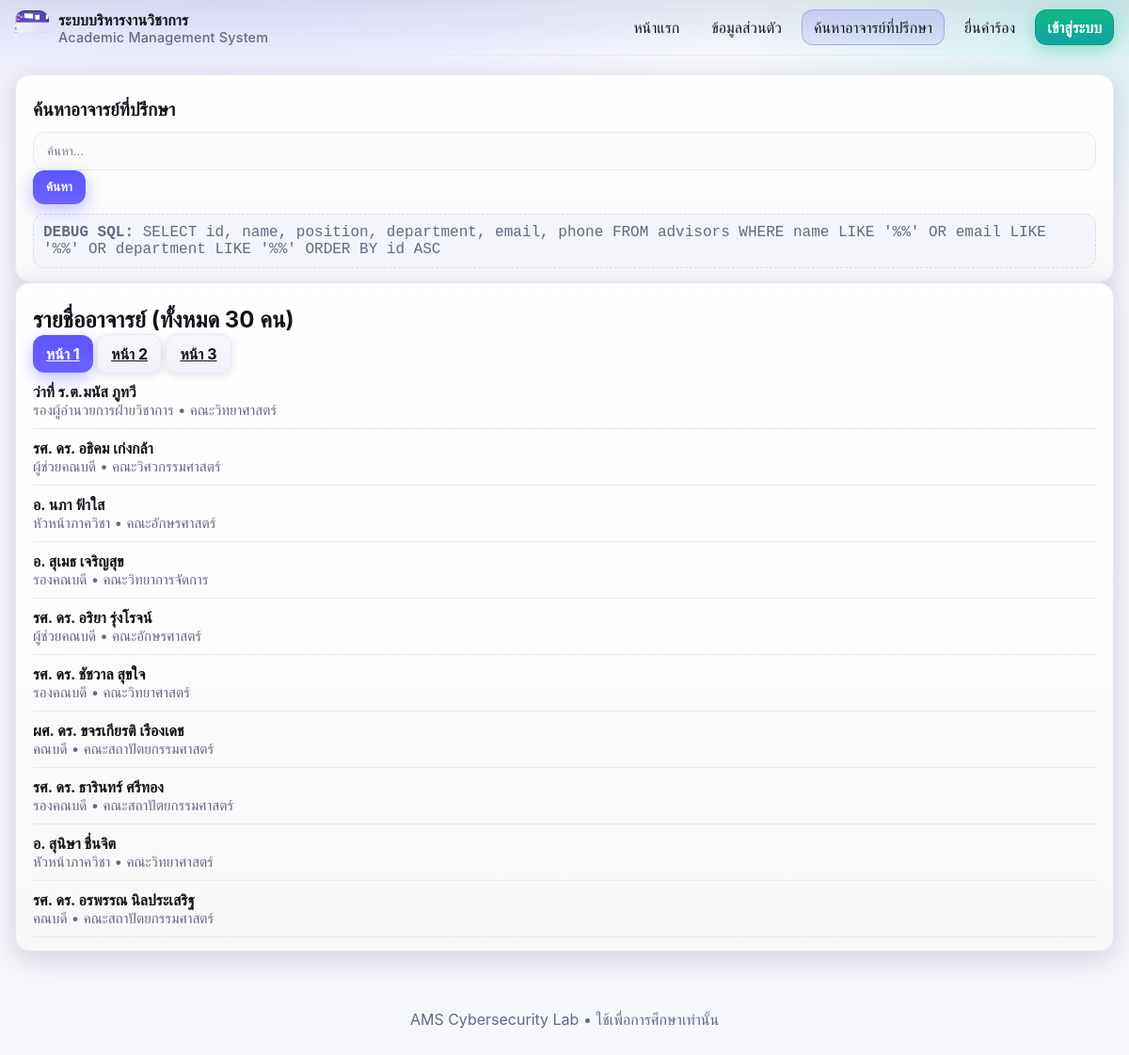
The page /advisors.php on the database its author committed.
### tables this page shows
CREATE TABLE IF NOT EXISTS advisors (id INT AUTO_INCREMENT PRIMARY KEY, name VARCHAR(120), position VARCHAR(120), department VARCHAR(120), email VARCHAR(120), phone VARCHAR(50));

### src/advisors.php (the view, shortened to what this page needs)
<?php
require 'db.php';
include '_header.php';
$q = $_GET['q'] ?? '';
$sql = "SELECT id, name, position, department, email, phone
        FROM advisors
        WHERE name LIKE '%$q%' OR email LIKE '%$q%' OR department LIKE '%$q%'
        ORDER BY id ASC";
$res = $conn->query($sql);
$rows = [];
while ($res && $row = $res->fetch_assoc()) { $rows[] = $row; }
$perPage = 10;
$total = count($rows);
$pages = max(1, (int)ceil($total / $perPage));
$page = isset($_GET['page']) ? max(1, min($pages, (int)$_GET['page'])) : 1;
$start = ($page - 1) * $perPage;
$current = array_slice($rows, $start, $perPage);
function h($s){ return htmlspecialchars((string)$s, ENT_QUOTES, 'UTF-8'); }
function page_link($n){
  $q = $_GET['q'] ?? '';
  $params = ['page'=>$n];
  return 'advisors.php?' . http_build_query($params);
}
?>
<div class="card">
  <h1>ค้นหาอาจารย์ที่ปรึกษา</h1>
  <form method="get" class="row">
    <input name="q" placeholder="ค้นหา..." value="<?=h($q)?>">
    <button class="btn">ค้นหา</button>
  </form>
  <div class="debug"><b>DEBUG SQL:</b> <?=h($sql)?></div>
</div>
<?php if ($total === 0): ?>
  <div class="card"><p>ไม่พบอาจารย์ที่ปรึกษา</p></div>
<?php else: ?>
  <div class="card">
    <h2>รายชื่ออาจารย์ (ทั้งหมด <?=h($total)?> คน)</h2>
    <div class="row" role="tablist" style="flex-wrap:wrap; gap:8px; margin-bottom:10px">
      <?php for($i=1;$i<=$pages;$i++): ?>
        <a href="<?=h(page_link($i))?>"
           class="btn <?= $i===$page ? '' : 'btn-secondary' ?>"
           role="tab"
           aria-selected="<?= $i===$page ? 'true':'false' ?>"
        >หน้า <?=h($i)?></a>
      <?php endfor; ?>
    </div>
    <ul style="list-style:none; padding:0; margin:0">
      <?php foreach($current as $row): ?>
        <li style="padding:10px 0; border-bottom:1px solid var(--border)">
          <div style="font-weight:700"><?=h($row['name'])?></div>
          <div class="hint"><?=h($row['position'])?> • <?=h($row['department'])?></div>
        </li>
      <?php endforeach; ?>
    </ul>
  </div>
<?php endif; ?>
<?php include '_footer.php'; ?>

### src/assets/style.css (style rules this page uses)
:root { --bg:#f6f7fb; --surface:#ffffff; --text:#12131a; --muted:#636a80; --border:#e6e8f5; --border-strong:#d6d8ee; --primary:#5c54ff; --primary-2:#8a7bff; --primary-3:#6b63ff; --accent:#00bfa6; --warn:#ffcc00; --danger:#ff5570; --ok:#22c55e; --ring: rgba(92,84,255,.35); --radius:16px; --shadow:0 8px 28px rgba(45,35,105,.18); --shadow-2:0 2px 10px rgba(24,21,72,.12); }
html,body { height:100% }
body { margin:0; font-family: Inter, ui-sans-serif, system-ui, -apple-system, Segoe UI, Roboto, Ubuntu, Cantarell, "Noto Sans", Arial; color:var(--text); background: var(--bg); background-image: radial-gradient(1000px 500px at 20% -10%, rgba(92,84,255,.15), transparent 60%), radial-gradient(700px 400px at 100% 0%, rgba(0,191,166,.12), transparent 60%); background-repeat:no-repeat; }
.card { background: var(--surface); border:1px solid var(--border); border-radius:var(--radius); box-shadow:var(--shadow); padding:18px 18px 14px; }
.card h1,.card h2 { margin:6px 0 12px }
.card h1 { font-size:1.2rem }
.card .hint { color:var(--muted); font-size:.95rem }
input,select,textarea { width:100%; box-sizing:border-box; padding:12px 14px; border-radius:12px; background:#fbfbfd; border:1px solid var(--border); color:var(--text); outline:none; transition:border .18s, box-shadow .18s, background .18s; }
input::placeholder { color:#9096ad }
.btn, button { -webkit-appearance:none; appearance:none; border:0; cursor:pointer; padding:10px 14px; border-radius:12px; font-weight:700; background: linear-gradient(180deg, var(--primary), var(--primary-3)); color:#fff; box-shadow:0 6px 18px rgba(92,84,255,.35); transition: transform .08s ease, box-shadow .2s ease, filter .2s ease; }
.btn-secondary { background: linear-gradient(180deg, #f7f7fb, #f0f1f7); color:var(--text); box-shadow:var(--shadow-2); border:1px solid var(--border); }
.debug { margin-top:10px; background:#f4f5fb; border:1px dashed var(--border-strong); border-radius:12px; padding:10px; color:var(--muted); font-family: ui-monospace, SFMono-Regular, Menlo, Consolas, "Liberation Mono", monospace; overflow:auto; }

### rows shown on the page
advisors: name "ว่าที่ ร.ต.มนัส ภูทวี", position "รองผู้อำนวยการฝ่ายวิชาการ", department "คณะวิทยาศาสตร์"
advisors: name "รศ. ดร. อธิคม เก่งกล้า", position "ผู้ช่วยคณบดี", department "คณะวิศวกรรมศาสตร์"
advisors: name "อ. นภา ฟ้าใส", position "หัวหน้าภาควิชา", department "คณะอักษรศาสตร์"
advisors: name "อ. สุเมธ เจริญสุข", position "รองคณบดี", department "คณะวิทยาการจัดการ"
advisors: name "รศ. ดร. อริยา รุ่งโรจน์", position "ผู้ช่วยคณบดี", department "คณะอักษรศาสตร์"
advisors: name "รศ. ดร. ชัชวาล สุขใจ", position "รองคณบดี", department "คณะวิทยาศาสตร์"
advisors: name "ผศ. ดร. ขจรเกียรติ เรืองเดช", position "คณบดี", department "คณะสถาปัตยกรรมศาสตร์"
advisors: name "รศ. ดร. ธารินทร์ ศรีทอง", position "รองคณบดี", department "คณะสถาปัตยกรรมศาสตร์"
advisors: name "อ. สุนิษา ชื่นจิต", position "หัวหน้าภาควิชา", department "คณะวิทยาศาสตร์"
advisors: name "รศ. ดร. อรพรรณ นิลประเสริฐ", position "คณบดี", department "คณะสถาปัตยกรรมศาสตร์"

### other values the page prints
$sql "SELECT id, name, position, department, email, phone FROM advisors WHERE name LIKE '%%' OR email LIKE '%%' OR department LIKE '%%' ORDER BY id ASC"
$total "30"
